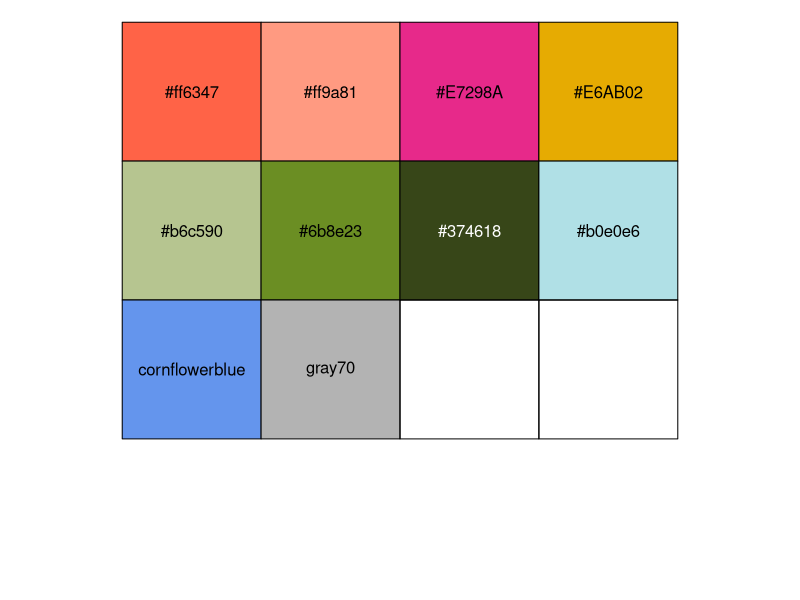
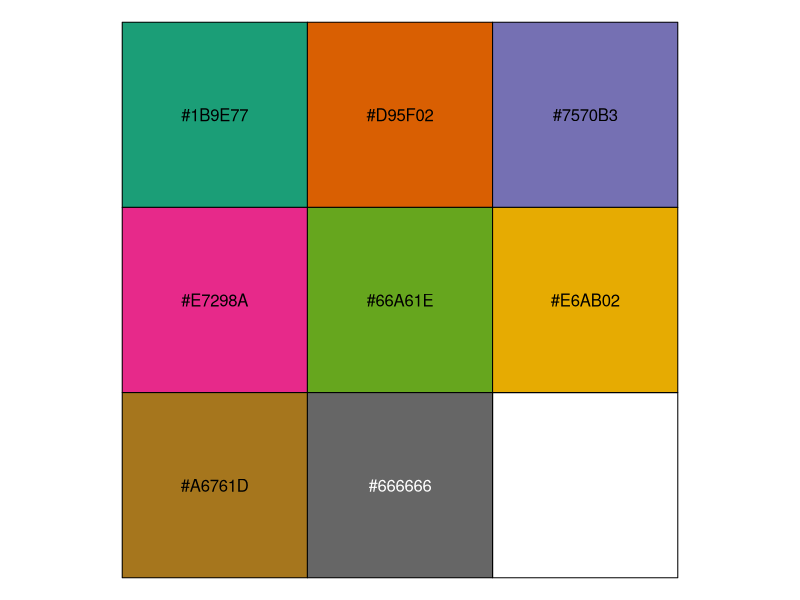
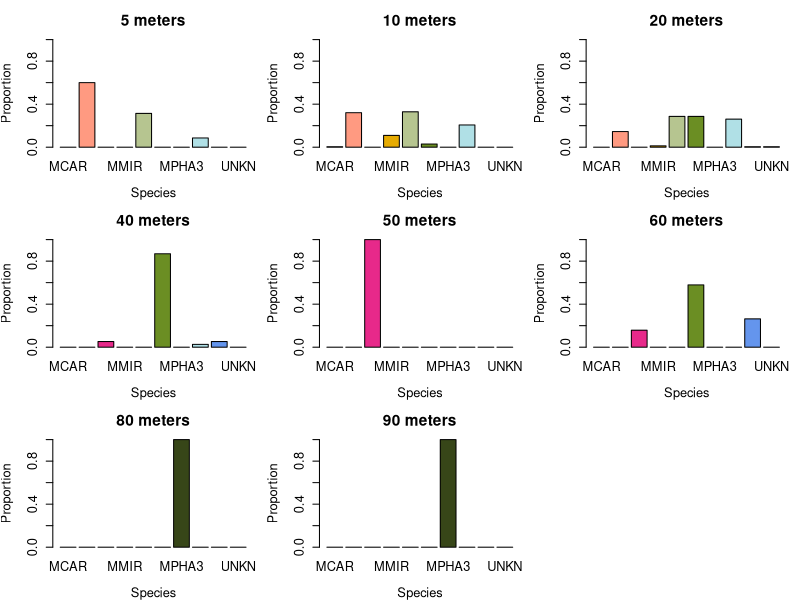
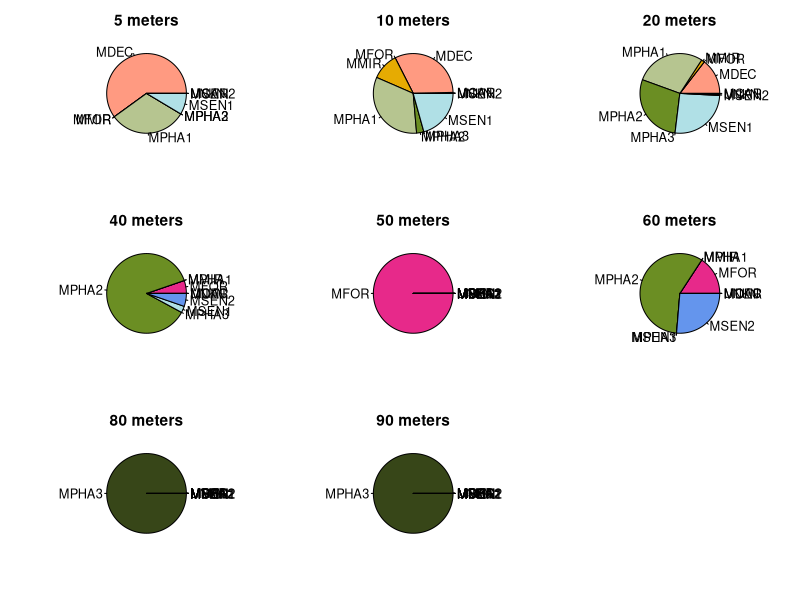
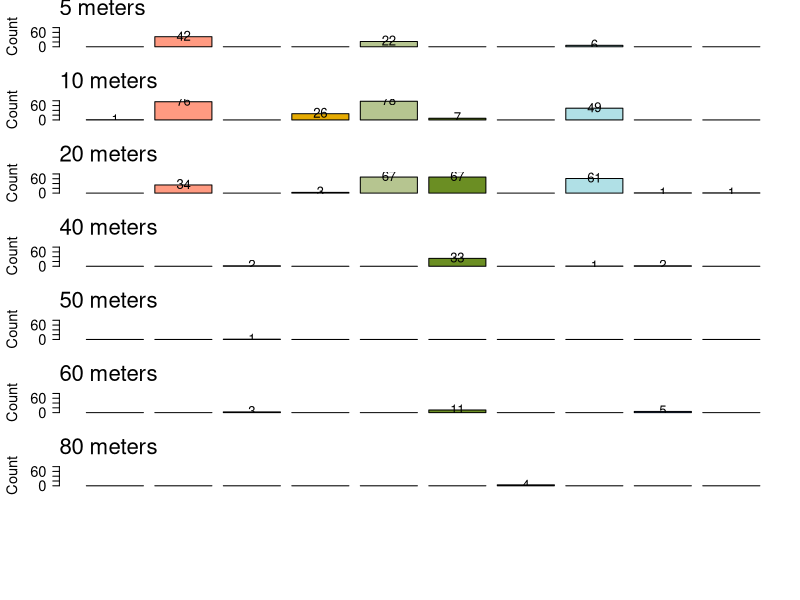

The R source for these figures, in order: (Note: this script raises an error after producing the figures.)
library(here)
library(stringr)
library(scales)
library(RColorBrewer)
library(dplyr)

ids <- read.csv(here("WGS/angsd_results/bam_lists/ids_recoded606_Oct2025.csv"), header = TRUE) # 606 Madracis, no clones

metadata <- as.data.frame(str_split_fixed(ids$new_ID, '_', 6))
colnames(metadata) <- c('species', 'site', 'depth', 'collector', 'ID', 'extract')
metadata $id_original <- paste(metadata[,4], metadata[,5], sep = "_")
metadata$depth <- as.numeric(metadata[,3]) # Must be numeric or the subsetting gets very weird
metadata$sample_full <- ids$new_ID

# Get cluster assignments for coloring the points
data_cluster <- read.csv(here("madracis_master_merged_Oct2025.csv"), header = TRUE)

metadata$species_mpha <- data_cluster[match(metadata$id_original, data_cluster$ID), 7]

# Replace NAs with matching in species column
species_indices <- which(is.na(metadata$species_mpha) == TRUE) # indicies that have NAs
metadata$species_mpha[is.na(metadata$species_mpha)] <- metadata$species[species_indices] # replace the NAs with species in associated index

# Split out MPHA by depth to assign MPHA.ln3
metadata$species_mpha[which(metadata$species == 'MPHA' & metadata$depth >60)] <- "MPHA.ln3" # MPHA at depths >60

# Deal with the Pim MPHAs, which are mostly MSEN-like MPHAs
metadata[which(metadata$id_original == 'PB_4583'),9] <- 'MPHA.ln2'
metadata[which(metadata$id_original == 'PB_4578'),9] <- 'MSEN.ln2'
metadata[which(metadata$id_original == 'PB_4577'),9] <- 'MSEN.ln2'
metadata[which(metadata$id_original == 'PB_4576'),9] <- 'MSEN.ln2'
metadata[which(metadata$id_original == 'PB_4579'),9] <- 'MSEN.ln2'

metadata <- metadata %>% # Remove 'lineage' notation from labels
  mutate(species_mpha = case_when(
    species_mpha == "MPHA.ln1" ~ "MPHA1",
    species_mpha == "MPHA.ln2" ~ "MPHA2",
    species_mpha == "MPHA.ln3" ~ "MPHA3",
    species_mpha == "MSEN.ln1" ~ "MSEN1",
    species_mpha == "MSEN.ln2" ~ "MSEN2",
    TRUE ~ species_mpha          # TRUE acts as a fallback to keep other values unchanged
  ))

metadata$species_mpha <- factor(metadata$species_mpha, levels = c('MCAR','MDEC', 'MFOR', 'MMIR', 'MPHA1', 'MPHA2', 'MPHA3', 'MSEN1', 'MSEN2', 'UNKN')) #reorder the species factors

#### Set color scheme ####
colors_mpha <- c("#ff6347", "#ff9a81", "#E7298A", "#E6AB02", "#b6c590", "#6b8e23", "#374618", "#b0e0e6", "cornflowerblue", "gray70") # colors for MSEN.ln2
# colors_mpha <- c("#ff6347", "#ff9a81", "#E7298A", "#E6AB02", "#b6c590", "#6b8e23", "#374618", "#79d2a6", "#b0e0e6", "gray70") # colors for MPHA.ln4
show_col(colors_mpha)

colors_depth <- brewer.pal(8, 'Dark2')
show_col(colors_depth)

#### Start figuring out counts/percentages for species for a given depth ####
# What percent of species occur at a given depth
speciesbydepth <- as.data.frame.matrix(table(metadata$species_mpha, metadata$depth)) # table of species vs depths
count_by_depth <- as.vector(colSums(speciesbydepth)) # number of corals at each depth

speciesbydepth_percents <- data.frame(matrix(NA, nrow = 10, ncol = 8))
colnames(speciesbydepth_percents) <- colnames(speciesbydepth)
rownames(speciesbydepth_percents) <- rownames(speciesbydepth)

for (i in 1:ncol(speciesbydepth)) {
  speciesbydepth_percents[,i] <- speciesbydepth[,i]/count_by_depth[i]
}

#### Plot ####
# Barchart by proportion
png(file="~/Documents/CalAcademy_postdoc/Analyses/madracis_reefscape/WGS/angsd_results/madracis606/species_prop_by_depth_bar.png", width=11, height=8.5, res=300, units="in")

par(
  mar=c(4, 4, 3, 1), # panel margin size in "line number" units
  mgp=c(3, 1, 0), # default is c(3,1,0); line number for axis label, tick label, axis
  tcl=-0.5, # size of tick marks as distance INTO figure (negative means pointing outward)
  cex=1, # character expansion factor; keep as 1; if you have a many-panel figure, they start changing the default!
  ps=14, # point size, which is the font size
  bty = 'n',
  mfrow = c(3,3))

  for (j in 1:ncol(speciesbydepth_percents)) {
    barplot(height=as.matrix(t(speciesbydepth_percents))[j,], names=rownames(speciesbydepth_percents), col = colors_mpha, xlab = 'Species', ylab = 'Proportion', main = paste(colnames(speciesbydepth_percents)[j], 'meters', sep = ' '), ylim = c(0,1))
  }

dev.off()

# Pie chart
png(file="~/Documents/CalAcademy_postdoc/Analyses/madracis_reefscape/WGS/angsd_results/madracis606/species_prop_by_depth_pie.png", width=9, height=7, res=300, units="in")

par(
  mar=c(4, 3, 3, 1), # panel margin size in "line number" units
  mgp=c(3, 1, 0), # default is c(3,1,0); line number for axis label, tick label, axis
  tcl=-0.5, # size of tick marks as distance INTO figure (negative means pointing outward)
  cex=1, # character expansion factor; keep as 1; if you have a many-panel figure, they start changing the default!
  ps=14, # point size, which is the font size
  bty = 'n',
  mfrow = c(3,3))

for (j in 1:ncol(speciesbydepth_percents)) {
  pie(speciesbydepth_percents[,j], labels = rownames(speciesbydepth_percents), col = colors_mpha, main = paste(colnames(speciesbydepth_percents)[j], 'meters', sep = ' '))
}

dev.off()

# Barchart by absolute count
png(file="~/Documents/CalAcademy_postdoc/Analyses/madracis_reefscape/WGS/angsd_results/madracis606/species_count_by_depth_bar.png", width=4, height=18, res=300, units="in")

par(
  #mar=c(3, 4, 2, 1), # panel margin size in "line number" units
  mgp=c(3, 1, 0), # default is c(3,1,0); line number for axis label, tick label, axis
  tcl=-0.5, # size of tick marks as distance INTO figure (negative means pointing outward)
  cex=1, # character expansion factor; keep as 1; if you have a many-panel figure, they start changing the default!
  ps=16, # point size, which is the font size
  bty = 'n',
  mfrow = c(8,1))

# Define a layout with equal panel heights but adjust space for the last plot
layout_matrix <- matrix(1:ncol(speciesbydepth), ncol = 1)
layout(layout_matrix, heights = c(rep(1, ncol(speciesbydepth) - 1), 1.2)) # Larger height for the last plot

for (j in 1:ncol(speciesbydepth)) {
  
  # Adjust margins for the last plot
  if (j == ncol(speciesbydepth)) {
    par(mar = c(7, 4.5, 2, 1)) # Increased bottom margin
  } else {
    par(mar = c(2, 4.5, 2, 1)) # Default margin for other plots
  }
  
  # Extract data for current depth
  counts <- as.matrix(t(speciesbydepth))[j,]
  
  # Create barplot and store midpoints
  bar_mids <- barplot(height = counts,
                      names = rownames(speciesbydepth),
                      col = colors_mpha,
                      xlab = '', ylab = 'Count',
                      ylim = c(0, 85), xaxt = 'n', las = 2)
  
  # Add depth label
  mtext(paste(colnames(speciesbydepth)[j], 'meters', sep = ' '), side = 3, adj = 0, line = 0.65)
  
  # Add sample size labels above bars (only if > 0)
  text(x = bar_mids[counts > 0],
       y = counts[counts > 0] + 4,  # Offset above the bar
       labels = counts[counts > 0],
       cex = 0.9)
}

# Add x-axis labels and axis title for the combined plot
text(x = c(0.7, 1.9, 3.1, 4.3, 5.5, 6.7, 7.9, 9.1, 10.3, 11.5),
     y = par("usr")[3] - 10,
     labels = c("MCAR", "MDEC", "MFOR", "MMIR","MPHA1","MPHA2", "MPHA3","MSEN1", "MSEN2", "UNKN"),
     xpd = NA, srt = 35, adj = 0.965)

mtext('Genetic taxon', side = 1, line = 5.75)

dev.off()

#### Figure out counts/percentages for depths for a given species
# For a species, what is the depths at which they occur?
count_by_species <- as.vector(rowSums(speciesbydepth)) # number of corals of each species

depthbyspecies <- data.frame(matrix(NA, nrow = 10, ncol = 8))
colnames(depthbyspecies) <- colnames(speciesbydepth)
rownames(depthbyspecies) <- rownames(speciesbydepth)

for (i in 1:nrow(speciesbydepth)) {
  depthbyspecies[i,] <- speciesbydepth[i,]/count_by_species[i]
}

#### Plot ####
# Barplot
png(file="~/Documents/CalAcademy_postdoc/Analyses/madracis_reefscape/WGS/angsd_results/madracis606/depth_prop_by_species_bar.png", width=12, height=16, res=300, units="in")

par(
  mar=c(4, 5, 3, 1), # panel margin size in "line number" units
  mgp=c(3, 1, 0), # default is c(3,1,0); line number for axis label, tick label, axis
  tcl=-0.5, # size of tick marks as distance INTO figure (negative means pointing outward)
  cex=1, # character expansion factor; keep as 1; if you have a many-panel figure, they start changing the default!
  ps=17, # point size, which is the font size
  bty = 'n',
  mfrow = c(5,2))

for (j in 1:nrow(depthbyspecies)) {
  barplot(height=as.matrix(depthbyspecies[j,]), names=colnames(depthbyspecies), xlab = 'Depth', ylab = 'Proportion', main = paste(rownames(depthbyspecies)[j], ' (n = ', rowSums(speciesbydepth)[j], ')', sep = ''), col = colors_mpha[j], ylim = c(0,1), las = 1, cex.main = 1.5)
}

dev.off()

# Barplot to match order of tree
png(file="~/Documents/CalAcademy_postdoc/Analyses/madracis_reefscape/WGS/angsd_results/madracis606/depth_prop_by_species_bar_match_tree.png", width=6, height=22, res=300, units="in")

par(
  mar=c(3, 4, 3, 1), # panel margin size in "line number" units
  mgp=c(3, 1, 0), # default is c(3,1,0); line number for axis label, tick label, axis
  tcl=-0.5, # size of tick marks as distance INTO figure (negative means pointing outward)
  cex=1, # character expansion factor; keep as 1; if you have a many-panel figure, they start changing the default!
  ps=19, # point size, which is the font size
  bty = 'n',
  mfrow = c(8,1))

depthbyspecies2 <- depthbyspecies[c(4,2,5,6,7,3,9,8),]
speciesbydepth2 <- speciesbydepth[c(4,2,5,6,7,3,9,8),]
colors_mpha2 <- colors_mpha[c(4,2,5,6,7,3,9,8)]

for (j in 1:nrow(depthbyspecies2)) {
  barplot(height=as.matrix(depthbyspecies2[j,]), names=colnames(depthbyspecies2), main = paste(rownames(depthbyspecies2)[j], ' (n = ', rowSums(speciesbydepth2)[j], ')', sep = ''), col = colors_mpha2[j], ylim = c(0,1), las = 1, cex.main = 1.5)
}

dev.off()

# Pie chart
png(file="~/Documents/CalAcademy_postdoc/Analyses/madracis_reefscape/WGS/angsd_results/madracis606/depth_prop_by_species_pie.png", width=9, height=7, res=300, units="in")

par(
  mar=c(2, 1, 2, 1), # panel margin size in "line number" units
  mgp=c(3, 1, 0), # default is c(3,1,0); line number for axis label, tick label, axis
  tcl=-0.5, # size of tick marks as distance INTO figure (negative means pointing outward)
  cex=1, # character expansion factor; keep as 1; if you have a many-panel figure, they start changing the default!
  ps=14, # point size, which is the font size
  bty = 'n',
  mfrow = c(4,3))

for (j in 1:nrow(depthbyspecies)) {
  pie(as.numeric(depthbyspecies[j,]), labels = colnames(depthbyspecies), col = colors_depth, main = paste(rownames(depthbyspecies)[j], sep = ''))
}

dev.off()
